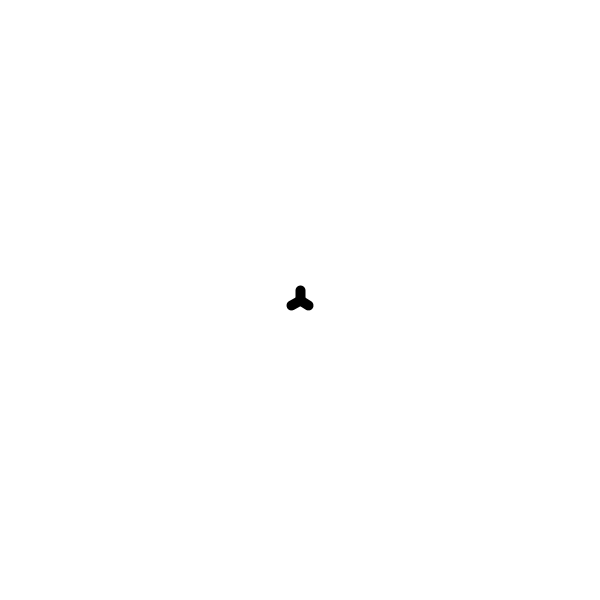
Frame 1 (no input)
Frame 60 (the mouse pressed at the canvas centre just before this capture): identical to frame 1, image omitted
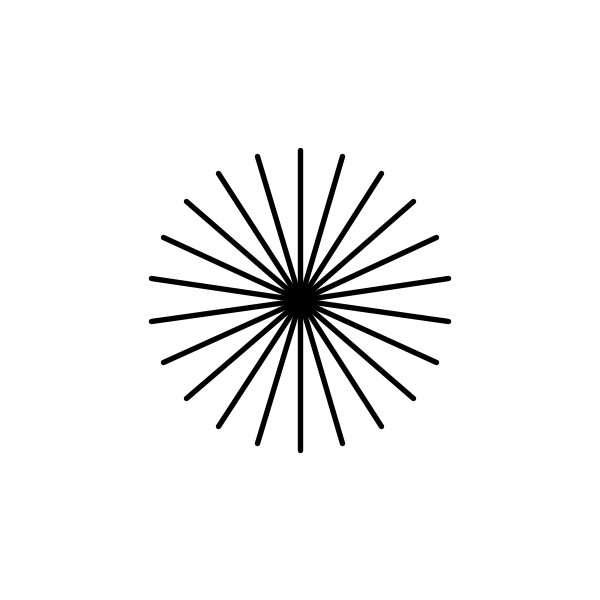
Frame 120 (the mouse held since frame 60 and released just before this capture)

The Processing sketch that drew these frames (run headless with seeded random() and noise(); from frame 60 on, the mouse is pressed at the canvas centre):

// Processing sketch: _15_reactive_spokes
// ── _15_reactive_spokes.pde
float centerX;
float centerY;

void setup() {
  size(600, 600);
  centerX = width/2;
  centerY = height/2;
  smooth();
}

void draw() {
  background(255);
  float radius = map(mouseY, 0, height, 10, 290);
  float spokes = round(map(mouseX, 0, width, 3, 40));
  float w = map(spokes, 3, 40, 10, 1);
  strokeWeight(w);
  for (int i=0; i<spokes; i++) {
    float angle = radians(360/spokes * i - 90);
    float x = cos(angle) * radius + centerX;
    float y = sin(angle) * radius + centerY;  
    line(centerX, centerY, x, y);
  }
}
